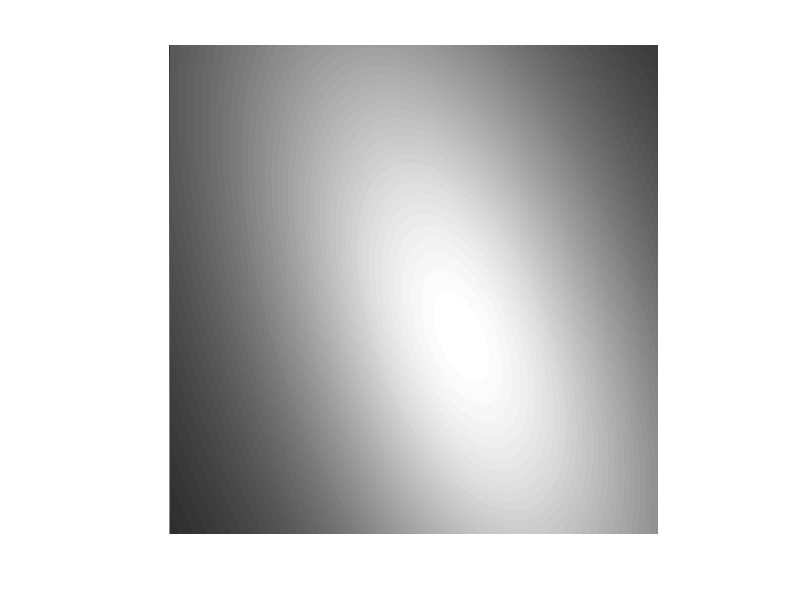

Write the MATLAB code that produced this figure. (Note: this script raises an error after producing the figure.)
%clear; close all; clc;
 
imageSize = 1024;  
k=imageSize/1024;
mu = [imageSize/2, imageSize/2]+[100,100]*k;  
gamma = [600, 1000]*k;               
rho = 0.5;

% imageSize = 1024;  
% k=imageSize/1024;
% mu = [imageSize/2, imageSize/2];  
% gamma = [300, 1000]*k;               
% rho = 0.5;                        


[X, Y] = meshgrid(1:imageSize, 1:imageSize);

x = (X - mu(1)) / gamma(1);
y = (Y - mu(2)) / gamma(2);

Z = 1 ./ (2*pi*sqrt(1-rho^2)) .* ...
    1 ./ (1 + (x.^2 - 2*rho*x.*y + y.^2)/(1-rho^2)).^(3/2);

Z = Z / max(Z(:));  
cauchyImage = uint8(Z * 255);
Z=Z/(sum(sum(Z)));
filename = 'Singlecauchy.mat';
save(filename, 'Z');
figure('Position', [100, 100, 800, 800]);
imshow(cauchyImage);
%title('Test Measure: 2D Cauchy Distribution (1024x1024)', 'FontSize', 14);
colormap('parula');  
colorbar;
% imwrite(cauchyImage, 'cauchy_1024.png');
